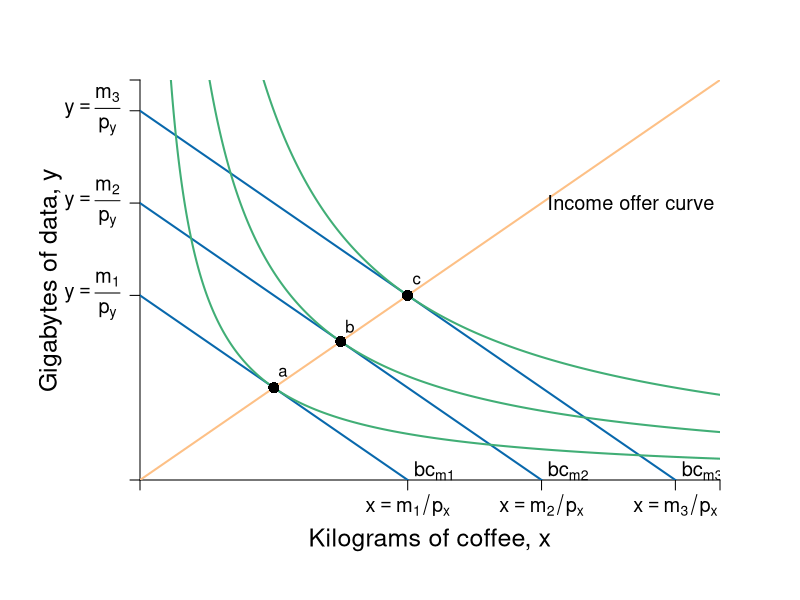

The R script that drew this image:
require(shape)
pdf(file = "indmarketdemand/budget_incomechange_offercurve_cd.pdf", width = 9, height = 7)

#Set parameters for graphics
axislabelsize <- 1.5
labelsize <- 1.2
graphlinewidth <- 2
segmentlinewidth <- 1.5


COL <- c("#7fc97f", "#beaed4", "#fdc086", "#ffff99", "#386cb0", "#f0027f", "#bf5b17", "#666666")
COLA <- c("#99d8c9","#66c2a4","#41ae76", "#238b45", "#005824")
COLB <- c("#4eb3d3", "#2b8cbe", "#0868ac","#084081")

#Edited the margins to cater for the larger LHS labels
par(mar =  c(6, 7, 4, 4))

uA <- function(x, y, alpha = 0.5){
  (x^alpha)*(y^(1-alpha))
}

bcA <- function(x, w = 20, p = 2) {
  w - p*x
}


xlims <- c(0, 13)
ylims <- c(0, 13)

npts <- 501 
x <- seq(xlims[1], xlims[2], length.out = npts)
y <- seq(ylims[1], ylims[2], length.out = npts) 
a <- c(3, 4.5, 6)

plot(0, 0, xlim = xlims, ylim = ylims, type = "n",
     xlab = expression(paste("")),
     ylab = expression(paste("")), 
     xaxt = "n", 
     yaxt = "n", 
     cex.lab = axislabelsize, 
     bty = "n",
     xaxs="i", 
     yaxs="i")

# ticksy <- seq(from = 0, to = ylims[2], by = 2)
# ylabels <- seq(from = 0, to = ylims[2], by = 2)
# ticksx <- seq(from = 0, to = xlims[2], by = 2)
# xlabels <- seq(from = 0, to = xlims[2], by = 2)
ticksy <- c(0, 6, 9, 12, ylims[2])
ylabels <- c(NA, expression(paste(y==frac(m[1], p[y]) )), expression(paste(y == frac(m[2],p[y] ) )), expression(paste(y == frac(m[3],p[y])  )), NA)
ticksx <- c(0, 6, 9, 12, xlims[2])
xlabels <- c(NA, expression(paste(x == m[1]/p[x])), expression(paste(x == m[2]/p[x])), expression(paste(x == m[3]/p[x])), NA)

axis(1, at = ticksx, pos = 0, labels = xlabels, cex.axis = labelsize)
axis(2, at = ticksy, pos = 0, labels = ylabels, las = 1, cex.axis = labelsize)

npts <- 500 
xx1 <- seq(xlims[1], xlims[2], length.out = npts)

lines(xx1, bcA(xx1, w = 12, p = 1), col = COLB[3], lwd = graphlinewidth)
lines(xx1, bcA(xx1, w = 6, p = 1), col = COLB[3], lwd = graphlinewidth)
lines(xx1, bcA(xx1, w = 9, p = 1), col = COLB[3], lwd = graphlinewidth)
#lines(xx1, indiffA1(xx1, uA = 20, rmax = 2.5, xmax = 10), col = COLB[4], lwd = graphlinewidth)
abline(0, 1, col=COL[3], lwd=graphlinewidth)

#Label Axes
#mtext(expression(paste("Kilograms of coffee, ", x)), side=1, line = 2.5, cex = axislabelsize)
text(0.5*xlims[2], ylims[1] - 0.15*ylims[2], expression(paste("Kilograms of coffee, ", x)), xpd = TRUE, cex = axislabelsize) 
text(-2, 0.5*ylims[2], expression(paste("Gigabytes of data, ", y)), xpd = TRUE, cex = axislabelsize, srt = 90) 

#Label the budget curve functions for the HG, Aisha
text(6.6, .3, expression(bc[m1]), cex = labelsize)
text(9.6, .3, expression(bc[m2]), cex = labelsize)
text(12.6, .3, expression(bc[m3]), cex = labelsize)

text(11, 9, expression(paste("Income offer curve")), cex = labelsize)


#adding iso-welfare functions:

#Label the iso-welfare functions for the HG, Aisha
# text(11.8, 1.6, expression(u[1]))
# text(11.8, 3.3, expression(u[2]))
# text(11.8, 5.7, expression(u[3]))
#text(6.6, 8.3, expression(u[4]^A))

contour(x, y, 
        outer(x, y, uA),
        drawlabels = FALSE,
        col = COLA[3],
        lwd = graphlinewidth,
        levels = a, 
        xaxs="i", 
        yaxs="i", 
        add = TRUE)

points(3, 3, pch = 16, col = "black", cex = 1.5)
text(3.2, 3.5, expression(a))
points(4.5, 4.5, pch = 16, col = "black", cex = 1.5)
text(4.7, 5, expression(b))
points(6, 6, pch = 16, col = "black", cex = 1.5)
text(6.2, 6.5, expression(c))


dev.off()
